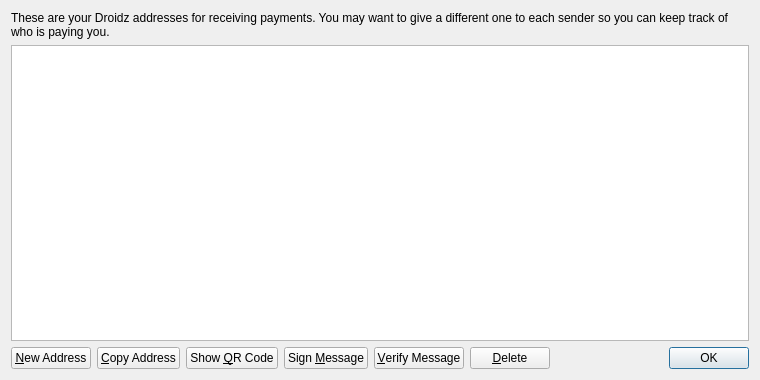
<?xml version="1.0" encoding="UTF-8"?>
<ui version="4.0">
 <class>AddressBookPage</class>
 <widget class="QWidget" name="AddressBookPage">
  <property name="geometry">
   <rect>
    <x>0</x>
    <y>0</y>
    <width>760</width>
    <height>380</height>
   </rect>
  </property>
  <property name="windowTitle">
   <string>Address Book</string>
  </property>
  <property name="styleSheet">
   <string notr="true">QListView { background: transparent; }</string>
  </property>
  <layout class="QVBoxLayout" name="verticalLayout">
   <item>
    <widget class="QLabel" name="labelExplanation">
     <property name="text">
      <string>These are your Droidz addresses for receiving payments. You may want to give a different one to each sender so you can keep track of who is paying you.</string>
     </property>
     <property name="textFormat">
      <enum>Qt::PlainText</enum>
     </property>
     <property name="wordWrap">
      <bool>true</bool>
     </property>
    </widget>
   </item>
   <item>
    <widget class="QTableView" name="tableView">
     <property name="contextMenuPolicy">
      <enum>Qt::CustomContextMenu</enum>
     </property>
     <property name="toolTip">
      <string>Double-click to edit address or label</string>
     </property>
     <property name="styleSheet">
      <string notr="true">QListView { background: transparent; }</string>
     </property>
     <property name="tabKeyNavigation">
      <bool>false</bool>
     </property>
     <property name="alternatingRowColors">
      <bool>true</bool>
     </property>
     <property name="selectionMode">
      <enum>QAbstractItemView::SingleSelection</enum>
     </property>
     <property name="selectionBehavior">
      <enum>QAbstractItemView::SelectRows</enum>
     </property>
     <property name="sortingEnabled">
      <bool>true</bool>
     </property>
     <attribute name="verticalHeaderVisible">
      <bool>false</bool>
     </attribute>
    </widget>
   </item>
   <item>
    <layout class="QHBoxLayout" name="horizontalLayout">
     <item>
      <widget class="QPushButton" name="newAddressButton">
       <property name="toolTip">
        <string>Create a new address</string>
       </property>
       <property name="text">
        <string>&amp;New Address</string>
       </property>
       <property name="icon">
        <iconset resource="../bitcoin.qrc">
         <normaloff>:/icons/add</normaloff>:/icons/add</iconset>
       </property>
      </widget>
     </item>
     <item>
      <widget class="QPushButton" name="copyToClipboard">
       <property name="toolTip">
        <string>Copy the currently selected address to the system clipboard</string>
       </property>
       <property name="text">
        <string>&amp;Copy Address</string>
       </property>
       <property name="icon">
        <iconset resource="../bitcoin.qrc">
         <normaloff>:/icons/editcopy</normaloff>:/icons/editcopy</iconset>
       </property>
      </widget>
     </item>
     <item>
      <widget class="QPushButton" name="showQRCode">
       <property name="text">
        <string>Show &amp;QR Code</string>
       </property>
       <property name="icon">
        <iconset resource="../bitcoin.qrc">
         <normaloff>:/icons/qrcode</normaloff>:/icons/qrcode</iconset>
       </property>
      </widget>
     </item>
     <item>
      <widget class="QPushButton" name="signMessage">
       <property name="toolTip">
        <string>Sign a message to prove you own a Droidz address</string>
       </property>
       <property name="text">
        <string>Sign &amp;Message</string>
       </property>
       <property name="icon">
        <iconset resource="../bitcoin.qrc">
         <normaloff>:/icons/edit</normaloff>:/icons/edit</iconset>
       </property>
      </widget>
     </item>
     <item>
      <widget class="QPushButton" name="verifyMessage">
       <property name="toolTip">
        <string>Verify a message to ensure it was signed with a specified Droidz address</string>
       </property>
       <property name="text">
        <string>&amp;Verify Message</string>
       </property>
       <property name="icon">
        <iconset resource="../bitcoin.qrc">
         <normaloff>:/icons/transaction_0</normaloff>:/icons/transaction_0</iconset>
       </property>
      </widget>
     </item>
     <item>
      <widget class="QPushButton" name="deleteButton">
       <property name="toolTip">
        <string>Delete the currently selected address from the list</string>
       </property>
       <property name="text">
        <string>&amp;Delete</string>
       </property>
       <property name="icon">
        <iconset resource="../bitcoin.qrc">
         <normaloff>:/icons/remove</normaloff>:/icons/remove</iconset>
       </property>
      </widget>
     </item>
     <item>
      <spacer name="horizontalSpacer">
       <property name="orientation">
        <enum>Qt::Horizontal</enum>
       </property>
       <property name="sizeHint" stdset="0">
        <size>
         <width>40</width>
         <height>20</height>
        </size>
       </property>
      </spacer>
     </item>
     <item>
      <widget class="QDialogButtonBox" name="buttonBox">
       <property name="sizePolicy">
        <sizepolicy hsizetype="Maximum" vsizetype="Fixed">
         <horstretch>0</horstretch>
         <verstretch>0</verstretch>
        </sizepolicy>
       </property>
       <property name="standardButtons">
        <set>QDialogButtonBox::Ok</set>
       </property>
      </widget>
     </item>
    </layout>
   </item>
  </layout>
 </widget>
 <resources>
  <include location="../bitcoin.qrc"/>
 </resources>
 <connections/>
</ui>
